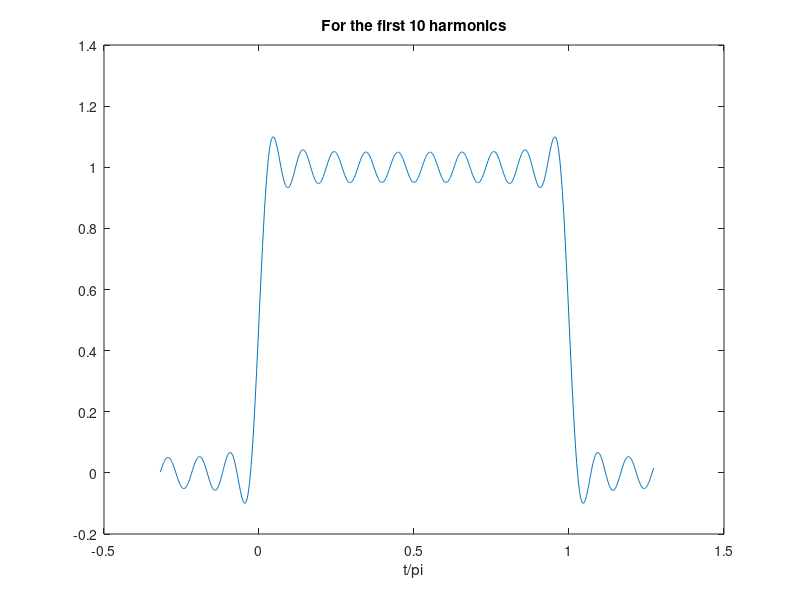

The MATLAB source for this figure:
clear all
close all
clc

%hn=harmonics of fourier series

hn=10;
t=linspace(-1,4,1000);

a=1;
z2=0;

for i=1:hn
    
z1=(((2)/(a*pi))*(sin(a*t)));
z2=z1+z2; 
a=a+2;
z3=z1+z2;

end

y = 1/2+z3;

plot(t/pi,y);
title(['For the first ',num2str(hn),' harmonics'])
xlabel('t/pi') 